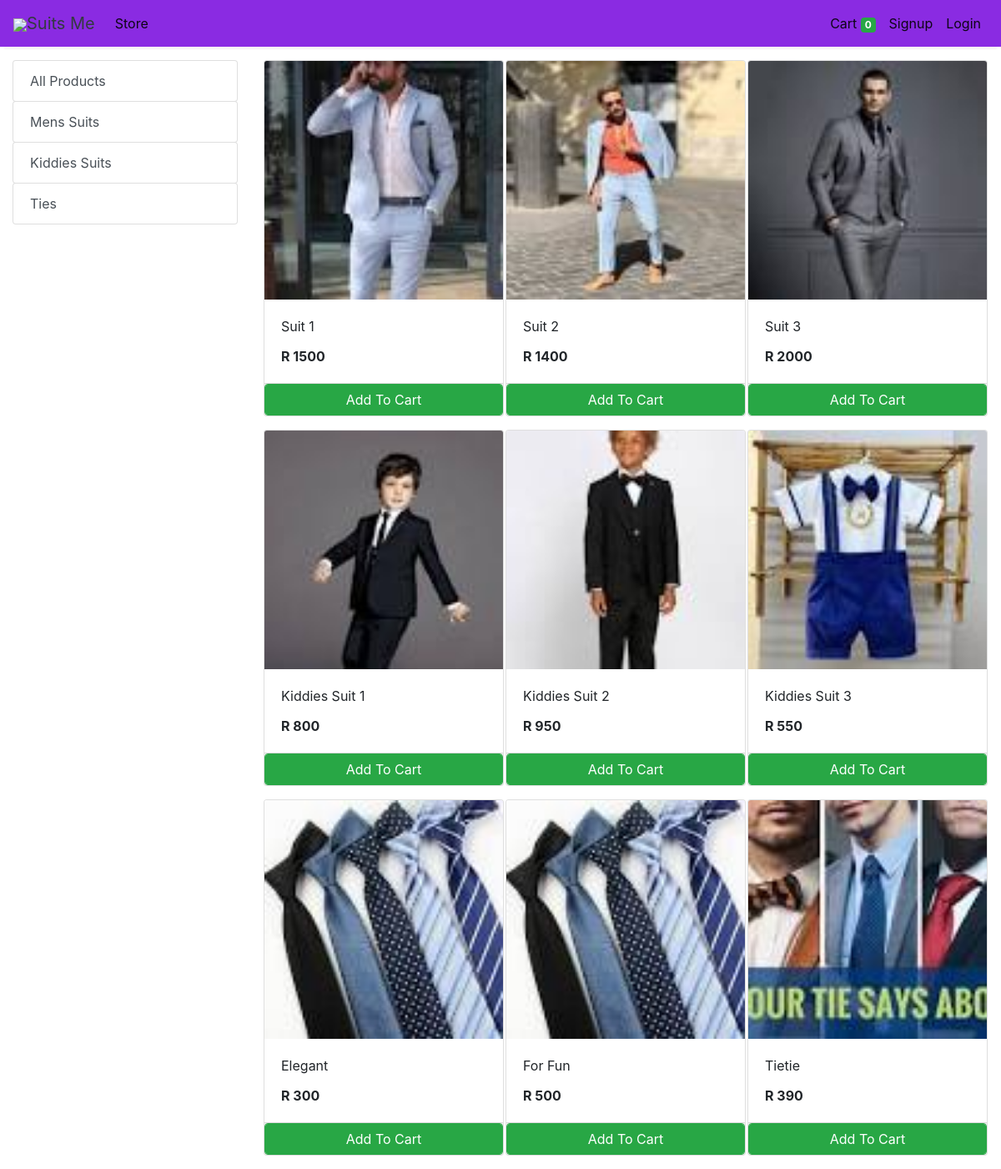
The app's page /store with its own data.
### store/models/category.py (models this page shows, shortened)
class Category(models.Model):
    name= models.CharField(max_length=50)
    @staticmethod
    def get_all_categories():
        return Category.objects.all()

### store/models/product.py (models this page shows, shortened)
class Products(models.Model):
    name = models.CharField(max_length=60)
    price= models.IntegerField(default=0)
    category= models.ForeignKey(Category,on_delete=models.CASCADE,default=1 )
    description= models.CharField(max_length=250, default='', blank=True, null= True)
    image= models.ImageField(upload_to='uploads/products/')
    @staticmethod
    def get_all_products():
        return Products.objects.all()

### store/views/home.py (the view)
# urls.py: path('' , include('store.urls'))
def store(request):
    cart = request.session.get('cart')
    if not cart:
        request.session['cart'] = {}
    products = None
    categories = Category.get_all_categories()
    categoryID = request.GET.get('category')
    if categoryID:
        products = Products.get_all_products_by_categoryid(categoryID)
    else:
        products = Products.get_all_products();
    data = {}
    data['products'] = products
    data['categories'] = categories
    print('you are : ', request.session.get('email'))
    return render(request, 'index.html', data)

### store/templatetags/cart.py (called while the page is built)
@register.filter (name='is_in_cart')
def is_in_cart(product, cart):
    keys = cart.keys ()
    for id in keys:
        if int (id) == product.id:
            return True
    return False;

### store/templatetags/custom_filter.py (called while the page is built)
@register.filter(name='currency')
def currency(number):
    return "R "+str(number)

### store/templates/index.html (shortened to what this page needs)
{% extends 'base.html' %}
{% block content %}
{% load cart %}
{% load custom_filter %}
<div class="container-fluid mt-3">
	<div class="row">
		<div class="col-lg-3 mx-auto">
			<div class="list-group">
				<a href="/" class="list-group-item list-group-item-action btn btn-outline-success">All Products</a>
				{% for category in categories %}
				<a href="/?category={{category.id}}"
					class="list-group-item list-group-item-action btn btn-outline-success ">{{category.name}}</a>
				{% endfor %}
			</div>
		</div>
		<div id='products' class="col-lg-9 mx-auto">
			<div class="row mx-auto">
				{% for product in products %}
				<div class="card mx-auto mb-3" id={{product.id}} style="width: 18rem;">
					<img class="card-img-top" src="{{product.image.url}}" alt="Card image cap">
					<div class="card-body">
						<p class="card-title">{{product.name}}</p>
						<p class="card-text"><b>{{product.price|currency}}</b></p>
					</div>
					<div class="card-footer p-0 no-gutters">
						{% if product|is_in_cart:request.session.cart %}
						<div class="row no-gutters">
							<form action="/#{{product.id}}" class="col-2 " method="post">
								{% csrf_token %}
								<input hidden type="text" name='product' value='{{product.id}}'>
								<input hidden type="text" name='remove' value='True'>
								<input type="submit" value=" - " class="btn btn-block btn-success border-right">
							</form>
							<div class="text-center col btn btn-success">{{product|cart_quantity:request.session.cart}} in Cart</div>
							<form action="/#{{product.id}}" class="col-2 " method="post">
								{% csrf_token %}
								<input hidden type="text" name='product' value='{{product.id}}'>
								<input type="submit" value=" + " class="btn btn-block btn-success border-left">
							</form>
						</div>
						{% else %}
						<form action="/#{{product.id}}" method="POST" class="btn-block">
							<input type="submit" class="float-right btn btn-success form-control"
								value="Add To Cart">
						</form>
						{% endif %}
					</div>
				</div>
				{% endfor %}
			</div>
		</div>
	</div>
</div>
{% endblock %}

### store/templates/base.html (shortened to what this page needs)
<!doctype html>
<html lang="en">
<head>
  <link rel="stylesheet" href="https://maxcdn.bootstrapcdn.com/bootstrap/4.0.0/css/bootstrap.min.css"
>
</head>
<body>
<nav class="one-edge-shadow
  navbar navbar-light
  sticky-top navbar
  navbar-expand-lg
  text-white">
    <a class="navbar-brand ms-3 text-dark " href="/">
    <link rel="stylesheet" href="https://use.fontawesome.com/releases/v5.7.0/css/all.css">
    <img src="https://www.freepnglogos.com/uploads/shopping-cart-png/shopping-cart-svg-png-icon-download-28.png" style="width:50px;height:50px,color:text-light;">Suits Me</a>
    <div class="collapse navbar-collapse" id="navbarSupportedContent">
      <ul class="navbar-nav mr-auto">
        <li class="nav-item active">
          <a class="nav-link" href="/store">Store <span class="sr-only">(current)</span></a>
        </li>
          </ul>
      <ul class=" navbar-nav my-2 my-lg-0">
        <li class="nav-item active">
          <a class="nav-link" href="/cart">Cart
            <span class="badge badge-success">{{request.session.cart.keys|length}}</span>
            <span class="sr-only">(current)</span></a>
        </li>
        {% if request.session.customer %}
        <li class="nav-item active ">
          <a class="nav-link" href="/orders">Orders<span class="sr-only">(current)</span></a>
        </li>
        <li class="nav-item active ">
          <a class="nav-link" href="/logout">Logout<span class="sr-only">(current)</span></a>
        </li>
        {% else %}
        <li class="nav-item active">
          <a class="nav-link" href="/signup">Signup<span class="sr-only">(current)</span></a>
        </li>
        <li class="nav-item active">
          <a class="nav-link" href="/login">Login<span class="sr-only">(current)</span></a>
        </li>
        {% endif %}
      </ul>
    </div>
  </nav>
  {% block content %}{% endblock %}
</body>
</html>

### store/templates/base.html (style rules this page uses)
nav { background-color:blueviolet; }
.one-edge-shadow { box-shadow: 0 8px 2px -5px rgb(246, 245, 245); }

### records on screen
Category: name "Mens Suits"
Category: name "Kiddies Suits"
Category: name "Ties"
Products: image (picture), name "Suit 1", price "R 1500"
Products: image (picture), name "Suit 2", price "R 1400"
Products: image (picture), name "Suit 3", price "R 2000"
Products: image (picture), name "Kiddies Suit 1", price "R 800"
Products: image (picture), name "Kiddies Suit 2", price "R 950"
Products: image (picture), name "Kiddies Suit 3", price "R 550"
Products: image (picture), name "Elegant", price "R 300"
Products: image (picture), name "For Fun", price "R 500"
Products: image (picture), name "Tietie", price "R 390"

### other values on screen
{{ request.session.cart.keys|length }} "0"
